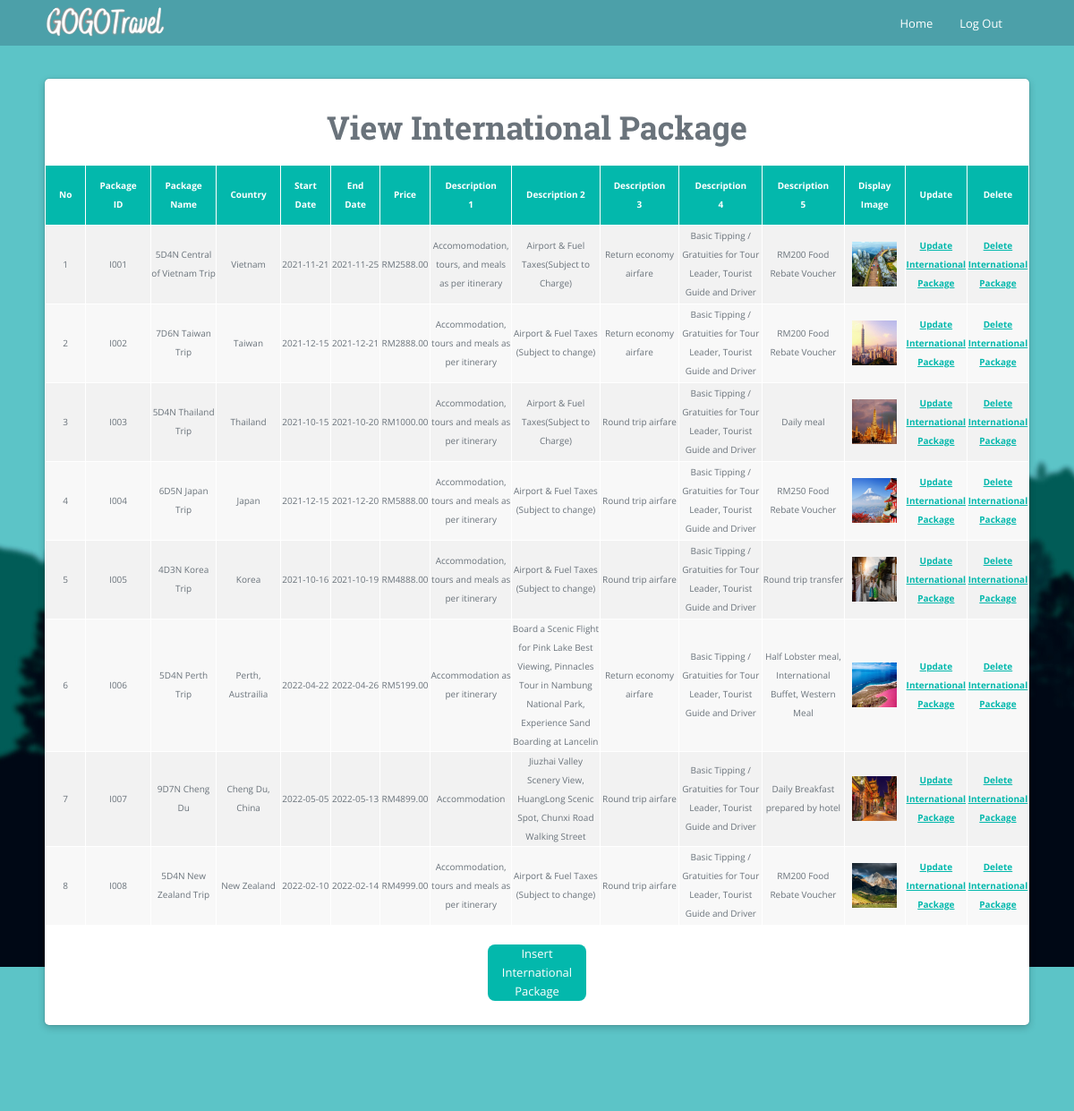
The app's page /admin/viewinternational.php (signed in) with its own data.
### tables this page shows
CREATE TABLE `tblinternational` (
  `PackageID` varchar(10) NOT NULL,
  `PackageName` varchar(255) DEFAULT NULL,
  `Country` varchar(255) DEFAULT NULL,
  `StartDate` date DEFAULT NULL,
  `EndDate` date DEFAULT NULL,
  `Price` decimal(10,2) DEFAULT NULL,
  `Extra1` varchar(255) DEFAULT NULL,
  `Extra2` varchar(255) DEFAULT NULL,
  `Extra3` varchar(255) DEFAULT NULL,
  `Extra4` varchar(255) DEFAULT NULL,
  `Extra5` varchar(255) DEFAULT NULL,
  `PackageImg` longblob DEFAULT NULL,
  PRIMARY KEY (`PackageID`)
);

### admin/viewinternational.php (the view, shortened to what this page needs)
<!DOCTYPE html>
<html lang="en" class="no-js">
<?php require_once('adminheader.php');?>
<?php include_once('..\config\function.php');?>
<head>
</head>
<body>
<div class="container-fluid ">
<div class="container ">
<div class="row ">
<div class="admin-box">
<div class="row">
<div class="admin-det">
<h1>View International Package</h1>
<br>
<table style="font-size:10px;">
  <tr>
    <th>No</th>
    <th>Package ID</th>
    <th>Package Name</th>
    <th>Country</th>
    <th>Start Date</th>
    <th>End Date</th>
    <th>Price</th>
    <th>Description 1</th>
    <th>Description 2</th>
    <th>Description 3</th>
    <th>Description 4</th>
    <th>Description 5</th>
    <th>Display Image</th>
    <th>Update</th>
    <th>Delete</th>
  </tr>
  <?php
    $no=1;
    $sql ="select * from tblinternational";
    mysqli_select_db($conn,"myproject");
    $result=mysqli_query($conn,$sql);
    while ($row=mysqli_fetch_assoc($result)){
    ?>
  <tr>
    <td><?php echo  $no; ?></td>
    <td><?php echo $row['PackageID'] ; ?></td>
    <td><?php echo $row['PackageName'] ; ?></td>
    <td><?php echo $row['Country'] ; ?></td>
    <td><?php echo $row['StartDate'] ; ?></td>
    <td><?php echo $row['EndDate'] ; ?></td>
    <td><?php echo "RM".$row['Price'] ; ?></td>
    <td><?php echo $row['Extra1'] ; ?></td>
    <td><?php echo $row['Extra2'] ; ?></td>
    <td><?php echo $row['Extra3'] ; ?></td>
    <td><?php echo $row['Extra4'] ; ?></td>
    <td><?php echo $row['Extra5'] ; ?></td>
    <?php $showimage = $row['PackageImg'];?>
    <td><img src="<?php echo $showimage ?>" width="50" height="50"/></td>
    <td><p><a href="updateinternational.php?PackageID=<?php echo  $row['PackageID'] ; ?>&UserID=<?php echo $id?>">Update International Package </a> </p></td>
    <td><p><a href="deleteinternational.php?PackageID=<?php echo  $row['PackageID'] ; ?>&UserID=<?php echo $id?>">Delete International Package </a> </p></td>
  </tr>
  <?php $no++;
 } ?>
</table>
<br>
            <div class="insertframe">
            <a href="insertinternational.php?UserID=<?php echo $id?>">Insert International Package</a></p> </td>
            </div>
            </div>
            </div>
            </div>
            </div>
            </div>
            </div>

### css/style.css (style rules this page uses)
* { margin: 0px; padding: 0px; list-style: none; }
img { max-width: 100%; }
a { text-decoration: none; outline: none; color: #444; }
html, body { height: 100%; }
p { margin-bottom: 0px; width: 100%; }
::placeholder { color: #747f8a !important; font-size: 13px; opacity: .5 !important; }
.container-fluid { margin-bottom: 8%; padding: 0px; }
h1, h2, h3, h4, h5, h6 { font-family: "mouse-500", Arial, Helvetica, sans-serif; }
body { background-color: #f7f7ff !important; font-family: "mouse-300", Arial, Helvetica, sans-serif; color: #6A6A6A; }
.container { max-width: 1100px; }

### css/main.css (style rules this page uses)
body { background-color: #fff; font-family: 'Open Sans', sans-serif; line-height: 21px; font-size: 13px; color: #6a737b; }
figure, p { margin: 0; }
a { color: #fff; -webkit-transition: all .3s ease-in 0s; -moz-transition: all .3s ease-in 0s; -ms-transition: all .3s ease-in 0s; -o-transition: all .3s ease-in 0s; transition: all .3s ease-in 0s; }
a, a:focus, a:hover { text-decoration: none; outline: 0; }
h1, h2, h3, h4, h5, h6 { font-weight: normal; margin: 0; }
.insertframe { background-color: #03b8ac; color: white; border-radius: 8px; width: 10%; text-align: center; margin: auto; }
.insertframe a { background-color: #03b8ac; color: white; }
.admin-box { background-color: #FFF; float: none; margin:0 auto; box-shadow: 0 3px 8px 0 rgba(0, 0, 0, 0.2), 0 0 0 1px rgba(0, 0, 0, 0.08); border-radius: 5px; margin-top: 8%; }
.admin-det { padding: 15px; }
.admin-det h1 { text-align: center; margin-top: 20px; width: 100%; }
.admin-det table, th, td { margin: 0 auto; }
.admin-det th,td { border: 1px solid rgb(255, 255, 255); }
.admin-det th { padding-top: 12px; padding-bottom: 12px; padding-left: 15px; padding-right: 15px; text-align: center; background-color: #03b8ac; color: white; }
.admin-det tr { padding-left: 20px; padding-right: 20px; text-align: center; }
.admin-det tr a { font-weight: bold; color: #03b8ac; text-decoration: underline; }
.admin-det tr:nth-child(even) { background-color: #f2f2f2; }
.admin-det tr:nth-child(odd) { background-color: #f8f8f8; }
.admin-det p { width: 100%; text-align: center; margin-bottom: 12px; margin-top: 12px; }

### records on screen
tblinternational: PackageID "I001", PackageName "5D4N Central of Vietnam Trip", Country "Vietnam", StartDate "2021-11-21", EndDate "2021-11-25", Price "2588.00", Extra1 "Accomomodation, tours, and meals as per itinerary", Extra2 "Airport & Fuel Taxes(Subject to Charge)", Extra3 "Return economy airfare", Extra4 "Basic Tipping / Gratuities for Tour Leader, Tourist Guide and Driver", Extra5 "RM200 Food Rebate Voucher", PackageImg (picture)
tblinternational: PackageID "I002", PackageName "7D6N Taiwan Trip", Country "Taiwan", StartDate "2021-12-15", EndDate "2021-12-21", Price "2888.00", Extra1 "Accommodation, tours and meals as per itinerary", Extra2 "Airport & Fuel Taxes (Subject to change)", Extra3 "Return economy airfare", Extra4 "Basic Tipping / Gratuities for Tour Leader, Tourist Guide and Driver", Extra5 "RM200 Food Rebate Voucher", PackageImg (picture)
tblinternational: PackageID "I003", PackageName "5D4N Thailand Trip", Country "Thailand", StartDate "2021-10-15", EndDate "2021-10-20", Price "1000.00", Extra1 "Accommodation, tours and meals as per itinerary", Extra2 "Airport & Fuel Taxes(Subject to Charge)", Extra3 "Round trip airfare", Extra4 "Basic Tipping / Gratuities for Tour Leader, Tourist Guide and Driver", Extra5 "Daily meal", PackageImg (picture)
tblinternational: PackageID "I004", PackageName "6D5N Japan Trip", Country "Japan", StartDate "2021-12-15", EndDate "2021-12-20", Price "5888.00", Extra1 "Accommodation, tours and meals as per itinerary", Extra2 "Airport & Fuel Taxes (Subject to change)", Extra3 "Round trip airfare", Extra4 "Basic Tipping / Gratuities for Tour Leader, Tourist Guide and Driver", Extra5 "RM250 Food Rebate Voucher", PackageImg (picture)
tblinternational: PackageID "I005", PackageName "4D3N Korea Trip", Country "Korea", StartDate "2021-10-16", EndDate "2021-10-19", Price "4888.00", Extra1 "Accommodation, tours and meals as per itinerary", Extra2 "Airport & Fuel Taxes (Subject to change)", Extra3 "Round trip airfare", Extra4 "Basic Tipping / Gratuities for Tour Leader, Tourist Guide and Driver", Extra5 "Round trip transfer", PackageImg (picture)
tblinternational: PackageID "I006", PackageName "5D4N Perth Trip", Country "Perth, Austrailia", StartDate "2022-04-22", EndDate "2022-04-26", Price "5199.00", Extra1 "Accommodation as per itinerary", Extra2 "Board a Scenic Flight for Pink Lake Best Viewing, Pinnacles Tour in Nambung National Park, Experience Sand Boarding at Lancelin", Extra3 "Return economy airfare", Extra4 "Basic Tipping / Gratuities for Tour Leader, Tourist Guide and Driver", Extra5 "Half Lobster meal, International Buffet, Western Meal", PackageImg (picture)
tblinternational: PackageID "I007", PackageName "9D7N Cheng Du", Country "Cheng Du, China", StartDate "2022-05-05", EndDate "2022-05-13", Price "4899.00", Extra1 "Accommodation", Extra2 "Jiuzhai Valley Scenery View, HuangLong Scenic Spot, Chunxi Road Walking Street", Extra3 "Round trip airfare", Extra4 "Basic Tipping / Gratuities for Tour Leader, Tourist Guide and Driver", Extra5 "Daily Breakfast prepared by hotel", PackageImg (picture)
tblinternational: PackageID "I008", PackageName "5D4N New Zealand Trip", Country "New Zealand", StartDate "2022-02-10", EndDate "2022-02-14", Price "4999.00", Extra1 "Accommodation, tours and meals as per itinerary", Extra2 "Airport & Fuel Taxes (Subject to change)", Extra3 "Round trip airfare", Extra4 "Basic Tipping / Gratuities for Tour Leader, Tourist Guide and Driver", Extra5 "RM200 Food Rebate Voucher", PackageImg (picture)
